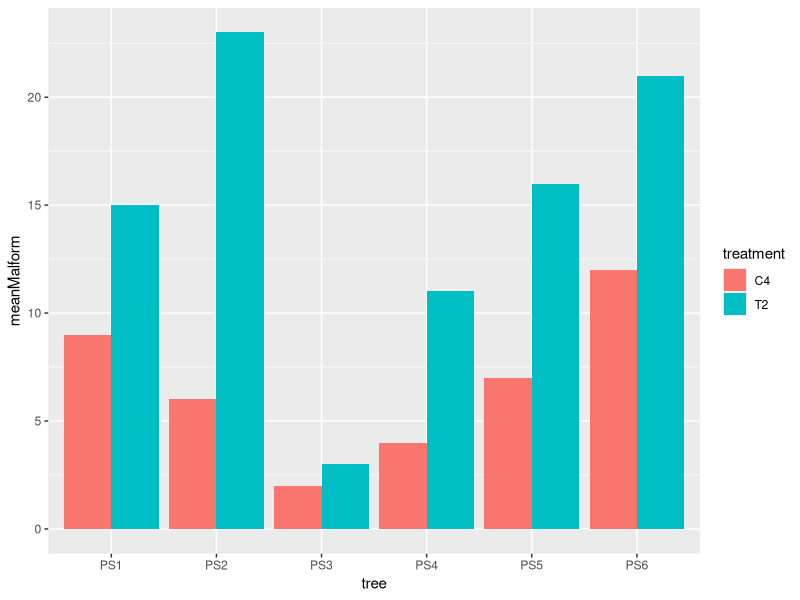
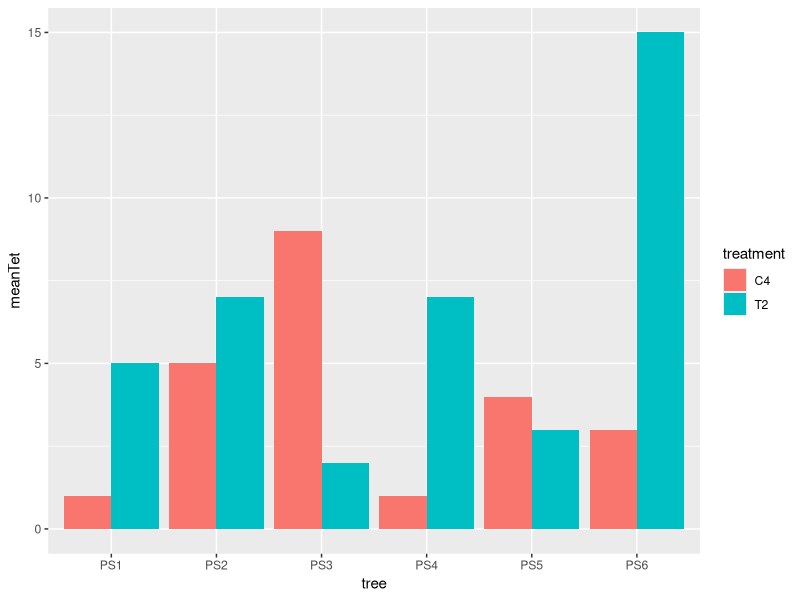
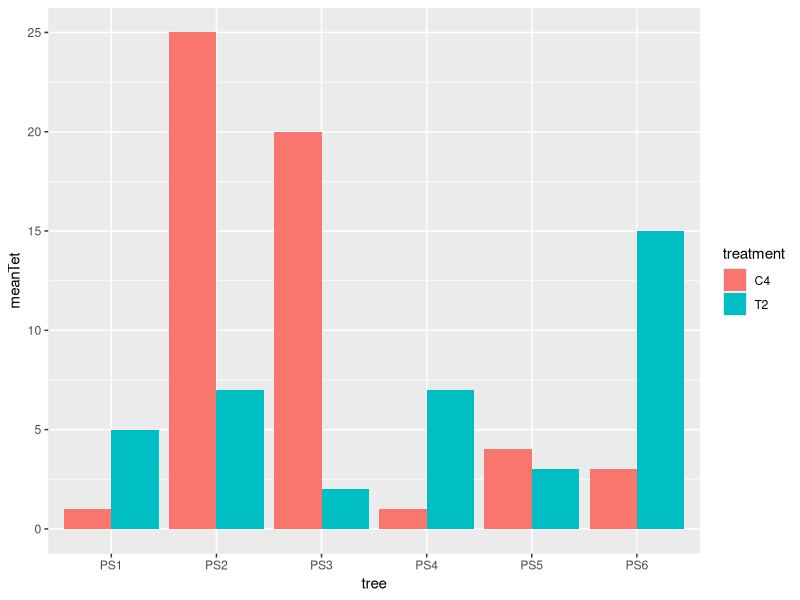

The R script that drew these images, in order:
library(tidyverse)
library(readxl)
library(lme4)

df <- read_excel("data/Pollen data.xlsx")


pollenData <- df %>%
  mutate(
    tree = substring(Sample, 0, 3),   # Create column for tree number
    frame = substring(Sample, 5, 5),   # Create column for frame number
    code = substring(Sample, 7, 8),
    malformationRate = (Num_malform/600)) %>%
  filter(code == "C4" | code == "T2") %>%
  filter(tree != "PS8") %>%
  rename(treatment = code)    

###
#Malformation models

model1<-glmer(cbind(Num_malform, 600- Num_malform) ~ treatment + (1 | tree),
             data = pollenData, family = binomial(link= "logit"))
summary(model1)

model2<-glmer( Num_malform ~ treatment + (1| tree),
              data = pollenData, family = poisson(link= "log"))
summary(model2)


### 
#Tetrad model

model1Tet<-glmer(Tetrad ~ treatment + (1|tree),        #with outliers
                 data = pollenData, family = poisson(link = "log"))
summary(model1Tet)

noOutlier <- pollenData %>%
  filter(Tetrad < 60) %>%
  filter(Tetrad != 31)

model2Tet<-glmer(Tetrad ~ treatment + (1|tree),        #without outliers
                 data = noOutlier, family = poisson(link = "log"))
summary(model2Tet)

###
#Histograms
meanMalftree <- pollenData %>%
  group_by(tree, treatment) %>%
  summarize(meanMalform = mean(Num_malform))%>%
  mutate(meanMalform = ceiling(meanMalform))
view(meanMalftree)


ggplot(meanMalftree, aes(tree, meanMalform, fill = treatment))+
  geom_col(position = "dodge")


meanTetrad <- pollenData %>%
  group_by(tree, treatment) %>%
  summarize(meanTet = mean(Tetrad)) %>%
  mutate(meanTet = ceiling(meanTet))

meanTetNoOut <- noOutlier %>%
  group_by(tree, treatment) %>%
  summarize(meanTet = mean(Tetrad)) %>%
  mutate(meanTet = ceiling(meanTet))

ggplot(meanTetNoOut, aes(tree, meanTet, fill = treatment))+ #No outliers
  geom_col(position = "dodge")

ggplot(meanTetrad, aes(tree, meanTet, fill = treatment))+ #With outliers
  geom_col(position = "dodge")

